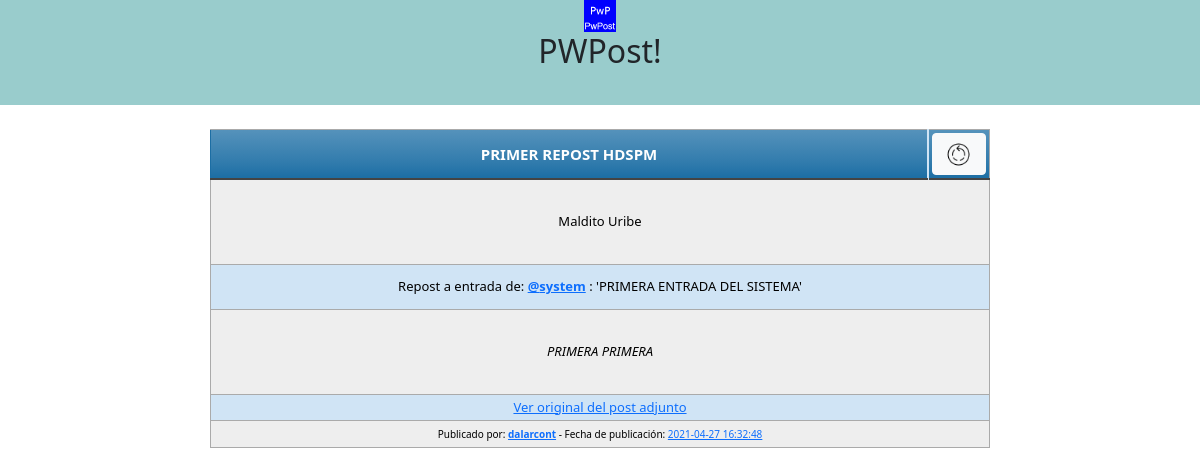
The page /viewPost.php?post=PWPdc6YboGjwRQl on the database its author committed.
### tables this page shows
CREATE TABLE `general_entries` (
  `uid_post` varchar(15) NOT NULL COMMENT 'PostUniqueID',
  `own_user` varchar(15) NOT NULL COMMENT 'OwnerID',
  `pubdate_original` datetime NOT NULL,
  `pubdate` datetime NOT NULL COMMENT 'PublishDate',
  `title` text NOT NULL COMMENT 'TitleEntrie',
  `content` text NOT NULL COMMENT 'ContentEntrie',
  `edit_counter` int(2) DEFAULT NULL,
  `edit_lastdate` datetime DEFAULT NULL,
  `attached_prop` tinyint(1) NOT NULL COMMENT 'isRepost?',
  `attached_uid_post` text NOT NULL COMMENT 'PostUIDSource',
  `hiddenprop` tinyint(1) NOT NULL COMMENT 'isHidden?',
  `attached_tw_sourcelink` text NOT NULL COMMENT 'TwitterSource'
);

### procedures/sys_db_con.php (called while the page is built)
<?php
function DB_CON(){
	$linkdir="localhost";
		$linkusr="root";
		$linkpss="unmico57";
		$linktbl="pwpostdb";
		$link=mysqli_connect($linkdir,$linkusr,$linkpss,$linktbl);
	return $link ;
}
?>

### procedures/loadPost.php (called while the page is built, shortened)
<?php
    function loadPost_direct($post_id){
        $SQL_Query = "SELECT * FROM general_entries ge WHERE ge.uid_post = '$post_id'";
        $SQL_CON = mysqli_query(DB_CON(),$SQL_Query);
        $SQL_PKG = mysqli_fetch_array($SQL_CON);
        $result = $SQL_PKG ;
        return $result ;
    }
?>

### controllers/viewPost.php (called while the page is built, shortened)
<?php
    $post_id = $_GET['post'];
        require 'procedures/sys_db_con.php';
        require 'procedures/loadPost.php';
        include 'views/entry.php';
        $result = loadPost_direct($post_id);
        if($result['hiddenprop']==1){
            if((!empty($_SESSION['UsrPkg']) && $result['own_user']==$_SESSION['UsrPkg']['username'])){
                $r_title = $result['title'];
            }else{
                $r_title = "no disponible";
                $result = "PRIVATE";
            }
        }else{
            if($result['attached_prop']!=0){
                $attachedPackage = loadPost_direct($result['attached_uid_post']);
                if($attachedPackage['hiddenprop']==1){
                    $result[$i]["attached_content"]=false;
                }else{
                    $result["attached_user"] = $attachedPackage['own_user'];
                    $result["attached_title"] = $attachedPackage['title'];
                    $result["attached_content"] = $attachedPackage['content'];
                }
            }
        }
?>

### views/entry.php (the view, shortened to what this page needs)
<?php
    function editLogger($count,$lastdate,$originalDate){
        return $r;
    }
    function entryActions_selector($pkg){
        if($pkg['own_user']!=$_SESSION['UsrPkg']['username']){
            echo "<tr>
                <th id='entryTitle' colspan='5'>",$pkg['title'],"</th>
                <th style='width:45px'><button class='btn btn-light' id='btn_repost' onclick='letRep(this)' value='",$pkg['uid_post'],"'><img src='components/repost.png' style='width:28px;height:28px;'></img></button></th>
            </tr>";
        }
    }
    function entryAttached($pkg){
        if($pkg['attached_prop']!=0){
            if(!$pkg['attached_content']){
                echo "<tr><td colspan='6' style='height:85px;'><b><i>Esta entrada es un repost de otra que está privada o fue eliminada.</i></b></td></tr>";
            }else{
                echo "<tr><td colspan='6' style='height:45px;'>Repost a entrada de: <a href='profile.php?p=",$pkg['attached_user'],"' target='_blank'><b>@",$pkg['attached_user'],"</b></a> : '",$pkg['attached_title'],"'</td></tr>";
                echo "<tr><td colspan='6' style='height:85px;'><i>",$pkg['attached_content'],"</i></td></tr>";
                echo "<tr><td colspan='6'><a href='viewPost.php?post=",$pkg['attached_uid_post'],"' target='_blank'>Ver original del post adjunto</a></td></tr>";
            }
        }
    }
    function printEntry($pkg){
        if($pkg!=null){
            echo "<div id='",$pkg['uid_post'],"'>
                <span id='entryEdits' class='rightUp_entryLegend'>
                    ",editLogger($pkg['edit_counter'],$pkg['edit_lastdate'],$pkg['pubdate_original']),"
                </span>
                <table class='blueTable' style='height: 85px;'>
                <thead>
                    ",entryActions_selector($pkg),"
                </thead>
                <tbody>
                <tr>
                    <td  id='entryContent' colspan='6' style='height:85px'>",$pkg['content'],"</td>
                </tr>
                    ",entryAttached($pkg),"
                <tr>
                <td colspan='6'>
                    <span id='publishData'>Publicado por: <b>
                        <a href='profile.php?p=",$pkg['own_user'],"' target='_blank'>",$pkg['own_user'],"</a></b> -
                        Fecha de publicación: <a href='viewPost.php?post=",$pkg['uid_post'],"' target='_blank'>",$pkg['pubdate'],"</a>
                    </span><br>
                </td>
                </tbody>
                </table>
            </div><br>";
        }else{
            echo "<br>No sigues a ninguna cuenta y tampoco has publicado algo.<br>Anímate, no seas mala onda.<br>
            <button class='art-button' onclick='letPost()'><img src='components/newpost.png' style='width:25px;height:25px;'></img></button>";
        }
    }
?>

### viewPost.php (shortened to what this page needs)
<?php
    require 'controllers/viewPost.php';
?><!DOCTYPE html>
<html lang="es">
<head>
<link rel="stylesheet" href="css/final.css">
<link rel="stylesheet" href="css/entryStyle.css">
<link href="https://cdn.jsdelivr.net/npm/bootstrap@5.0.0-beta2/dist/css/bootstrap.min.css" rel="stylesheet">
<link rel="stylesheet" href="plugins/jqueryui/jquery-ui.css">
<link rel="stylesheet" href="plugins/alertifyjs/css/alertify.min.css" />
<link rel="stylesheet" href="plugins/alertifyjs/css/themes/default.min.css" />
</head>
<body>
<header>
        <img src='components/favicon.ico' style='width:32px;height:32px;'></img>  <h2>PWPost!</h2>
    </header>
    <section>
       <article>
           <center>
           <div id="FrontEnd">
                <br><?php
                if($result=="PRIVATE"){
                    echo "La publicación que buscas no está disponible. Puede ser que esté privada o haya sido eliminada.";
                }else{
                    printEntry($result);
                }
                ?>
           </div>
           </center>
       </article>
    </section>
</body>
</html>

### css/final.css (style rules this page uses)
* { margin:0; padding:0; border:0; }
html, body { width: auto; height: 100%; font-family:-apple-system, BlinkMacSystemFont, 'Segoe UI', Roboto, Oxygen, Ubuntu, Cantarell, 'Open Sans', 'Helvetica Neue', sans-serif; font-weight:bold; text-align: center; }
header { position:relative; background-color:#9CC; width:100%; height:105px; margin: 0px auto; }
section { position:relative; float:left; width:100%; height:auto; color:#FFF; }
article { width:100%; height:auto; color: black; }
header,section,footer,aside,article,nav { -webkit-border-radius: 0px; -moz-border-radius: 0px; border-radius: 0px; margin:0%; }

### css/entryStyle.css (style rules this page uses)
table.blueTable { border: 1px solid #1C6EA4; background-color: #EEEEEE; width: 65%; text-align: center; border-collapse: collapse; padding-right: 5px; padding-left: 5px; }
table.blueTable td, table.blueTable th { border: 1px solid #AAAAAA; padding: 3px 3px; }
table.blueTable tbody td { font-size: 13px; text-align: center; }
table.blueTable tr:nth-child(even) { background: #D0E4F5; }
table.blueTable thead { background: #1C6EA4; background: -moz-linear-gradient(top, #5592bb 0%, #327cad 66%, #1C6EA4 100%); background: -webkit-linear-gradient(top, #5592bb 0%, #327cad 66%, #1C6EA4 100%); background: linear-gradient(to bottom, #5592bb 0%, #327cad 66%, #1C6EA4 100%); border-bottom: 2px solid #444444; }
table.blueTable thead th { font-size: 15px; font-weight: bold; color: #FFFFFF; border-left: 2px solid #D0E4F5; }
table.blueTable thead th:first-child { border-left: none; }
#publishData { font-size: 10px; }

### rows shown on the page
general_entries: title "PRIMER REPOST HDSPM", content "Maldito Uribe", own_user "dalarcont", pubdate "2021-04-27 16:32:48"

### other values the page prints
$pkg['attached_user'] "system"
$pkg['attached_title'] "PRIMERA ENTRADA DEL SISTEMA"
$pkg['attached_content'] "PRIMERA PRIMERA"
